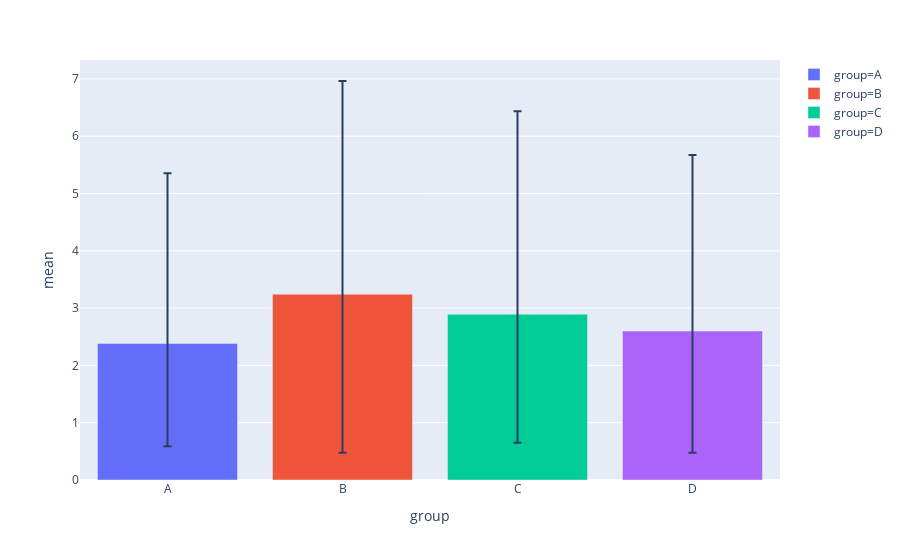

Notebook cell for this chart:
### Markdown cell above
## Bars of `group` means with 95% confidence intervals

### Code cell
group_desc = data1.groupby("group")["y"].agg(["mean", "sem", "count"]).reset_index()
group_desc["df"] = group_desc["count"] - 1
group_desc["lower"] = group_desc["mean"] - scipy.stats.t.ppf(1 - 0.05 / 2, df = group_desc["df"]) * group_desc["sem"]
group_desc["upper"] = group_desc["mean"] + scipy.stats.t.ppf(1 - 0.05 / 2, df = group_desc["df"]) * group_desc["sem"]

# Plot
plotly.offline.iplot(
    plotly.express.bar(group_desc, x = "group", y = "mean", error_y_minus = "lower", error_y = "upper", color = "group")
)

### Figure 1 — Plotly figure (JSON) as saved in the notebook; plotly's stock layout.template omitted (floating-point values rounded to 4 significant figures)
{"data": [{"alignmentgroup": "True", "error_y": {"array": [2.971], "arrayminus": [1.795]}, "hoverlabel": {"namelength": 0}, "hovertemplate": "group=%{x}<br>mean=%{y}", "legendgroup": "group=A", "marker": {"color": "#636efa"}, "name": "group=A", "offsetgroup": "group=A", "orientation": "v", "showlegend": true, "textposition": "auto", "type": "bar", "x": ["A"], "xaxis": "x", "y": [2.383], "yaxis": "y"}, {"alignmentgroup": "True", "error_y": {"array": [3.72], "arrayminus": [2.767]}, "hoverlabel": {"namelength": 0}, "hovertemplate": "group=%{x}<br>mean=%{y}", "legendgroup": "group=B", "marker": {"color": "#EF553B"}, "name": "group=B", "offsetgroup": "group=B", "orientation": "v", "showlegend": true, "textposition": "auto", "type": "bar", "x": ["B"], "xaxis": "x", "y": [3.244], "yaxis": "y"}, {"alignmentgroup": "True", "error_y": {"array": [3.544], "arrayminus": [2.242]}, "hoverlabel": {"namelength": 0}, "hovertemplate": "group=%{x}<br>mean=%{y}", "legendgroup": "group=C", "marker": {"color": "#00cc96"}, "name": "group=C", "offsetgroup": "group=C", "orientation": "v", "showlegend": true, "textposition": "auto", "type": "bar", "x": ["C"], "xaxis": "x", "y": [2.893], "yaxis": "y"}, {"alignmentgroup": "True", "error_y": {"array": [3.074], "arrayminus": [2.124]}, "hoverlabel": {"namelength": 0}, "hovertemplate": "group=%{x}<br>mean=%{y}", "legendgroup": "group=D", "marker": {"color": "#ab63fa"}, "name": "group=D", "offsetgroup": "group=D", "orientation": "v", "showlegend": true, "textposition": "auto", "type": "bar", "x": ["D"], "xaxis": "x", "y": [2.599], "yaxis": "y"}], "layout": {"barmode": "relative", "legend": {"tracegroupgap": 0}, "margin": {"t": 60}, "xaxis": {"anchor": "y", "categoryarray": ["A", "B", "C", "D"], "categoryorder": "array", "domain": [0, 1], "title": {"text": "group"}}, "yaxis": {"anchor": "x", "domain": [0, 1], "title": {"text": "mean"}}}}
